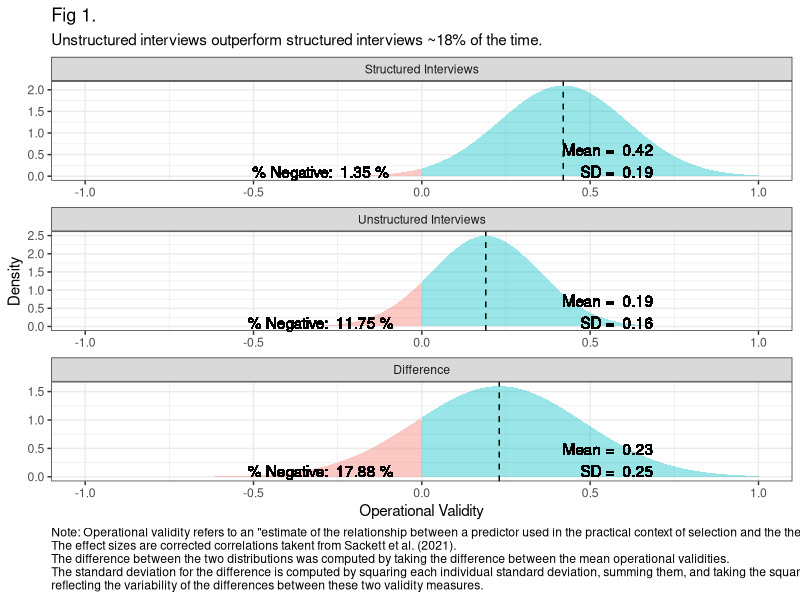

Reproduce this figure in R.
set.seed(12345)

library(ggplot2)
library(gridExtra)

# build distributions
# Parameters
mean1 <- 0.42 # stuctured interview operational validity
sd1 <- 0.19
mean2 <- 0.19 # unstructured interview operational validity
sd2 <- 0.16

# Mean and standard deviation of the difference
mean_diff <- mean1 - mean2
sd_diff <- round(sqrt(sd1^2 + sd2^2),2)

# Create a sequence of x values
x <- seq(-1, 1, length.out = 1000)

# Create data frames for each distribution
df1 <- data.frame(x = x, y = dnorm(x, mean1, sd1), type = 'Structured Interviews')
df2 <- data.frame(x = x, y = dnorm(x, mean2, sd2), type = 'Unstructured Interviews')
df_diff <- data.frame(x = x, y = dnorm(x, mean_diff, sd_diff), type = 'Difference')

# Split each data frame based on x value
df1_neg <- df1[df1$x < 0, ]
df1_nonneg <- df1[df1$x >= 0, ]
df2_neg <- df2[df2$x < 0, ]
df2_nonneg <- df2[df2$x >= 0, ]
df_diff_neg <- df_diff[df_diff$x < 0, ]
df_diff_nonneg <- df_diff[df_diff$x >= 0, ]

# Combine data frames
df <- rbind(df1_neg, df1_nonneg, df2_neg, df2_nonneg, df_diff_neg, df_diff_nonneg)

# Create the plot
p <- ggplot() +
  geom_area(data = subset(df, x >= 0), aes(x = x, y = y, fill = 'red'), alpha = 0.4, show.legend = FALSE) +
  geom_area(data = subset(df, x < 0), aes(x = x, y = y, fill = 'green'), alpha = 0.4, show.legend = FALSE) +
  labs(title = 'Fig 1.', subtitle = 'Unstructured interviews outperform structured interviews ~18% of the time.', x = 'Operational Validity', y = 'Density', 
       caption = 'Note: Operational validity refers to an "estimate of the relationship between a predictor used in the practical context of selection and the theoretical construct that a criterion intends to measure" (Binning & Barrett, 1989).\nThe effect sizes are corrected correlations takent from Sackett et al. (2021). \nThe difference between the two distributions was computed by taking the difference between the mean operational validities. \nThe standard deviation for the difference is computed by squaring each individual standard deviation, summing them, and taking the square root of the total, \nreflecting the variability of the differences between these two validity measures.') +
  theme_bw() +
  theme(plot.title = element_text(hjust = 0), plot.caption = element_text(hjust = 0)) +
  facet_wrap(~factor(type, levels = c('Structured Interviews', 'Unstructured Interviews', 'Difference')), scales = 'free', ncol = 1)

# Add annotations for each facet
p <- p + geom_text(data = df1, aes(x = 0.7, y = 0.1, label = paste('Mean = ', mean1, '\nSD = ', sd1, '\n% Negative: ', round(pnorm(0, mean1, sd1) * 100, 2), '%')), hjust = 'right', inherit.aes = FALSE)
p <- p + geom_text(data = df2, aes(x = 0.7, y = 0.1, label = paste('Mean = ', mean2, '\nSD = ', sd2, '\n% Negative: ', round(pnorm(0, mean2, sd2) * 100, 2), '%')), hjust = 'right', inherit.aes = FALSE)
p <- p + geom_text(data = df_diff, aes(x = 0.7, y = 0.1, label = paste('Mean = ', mean_diff, '\nSD = ', sd_diff, '\n% Negative: ', round(pnorm(0, mean_diff, sd_diff) * 100, 2), '%')), hjust = 'right', inherit.aes = FALSE)

# Add annotations for each facet
p <- p + geom_text(data = df1, aes(x = 0.7, y = 0.1, label = paste('Mean = ', mean1, '\nSD = ', sd1, '\n% Negative: ', round(pnorm(0, mean1, sd1) * 100, 2), '%')), hjust = 'right', inherit.aes = FALSE)
p <- p + geom_text(data = df2, aes(x = 0.7, y = 0.1, label = paste('Mean = ', mean2, '\nSD = ', sd2, '\n% Negative: ', round(pnorm(0, mean2, sd2) * 100, 2), '%')), hjust = 'right', inherit.aes = FALSE)
p <- p + geom_text(data = df_diff, aes(x = 0.7, y = 0.1, label = paste('Mean = ', mean_diff, '\nSD = ', sd_diff, '\n% Negative: ', round(pnorm(0, mean_diff, sd_diff) * 100, 2), '%')), hjust = 'right', inherit.aes = FALSE)

# Add annotations for each facet
p <- p + geom_text(data = df1, aes(x = -0.3, y = 0.1, label = paste('% Negative: ', round(pnorm(0, mean1, sd1) * 100, 2), '%')), colour = 'black', inherit.aes = FALSE)
p <- p + geom_text(data = df2, aes(x = -0.3, y = 0.1, label = paste('% Negative: ', round(pnorm(0, mean2, sd2) * 100, 2), '%')), colour = 'black', inherit.aes = FALSE)
p <- p + geom_text(data = df_diff, aes(x = -0.3, y = 0.1, label = paste('% Negative: ', round(pnorm(0, mean_diff, sd_diff) * 100, 2), '%')), colour = 'black', inherit.aes = FALSE)

# Add mean lines for each facet
p <- p + geom_vline(data = df1, aes(xintercept = mean1), linetype = 'dashed', color = 'black')
p <- p + geom_vline(data = df2, aes(xintercept = mean2), linetype = 'dashed', color = 'black')
p <- p + geom_vline(data = df_diff, aes(xintercept = mean_diff), linetype = 'dashed', color = 'black')

# Print the plot
print(p)
